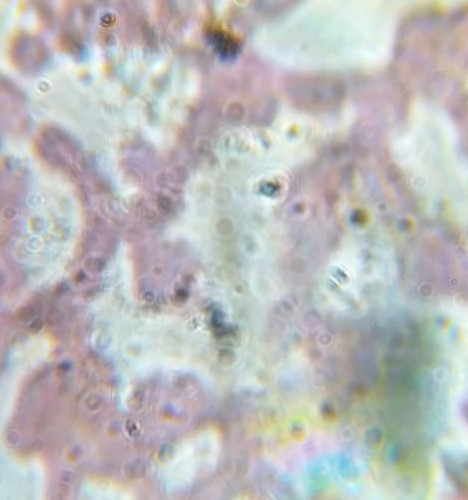
#> input picture 10.jpg, 468 x 500 px, found by its file name
$ python blur.py   (older library calls are emulated)
#> lines starting #> are read from the running program, lines starting #| are printed output that depends on the picture; long printed decimals are rounded
import cv2
import numpy as np
import time
start = time.time()
print("Processing")
img = cv2.imread("10.JPG", cv2.IMREAD_GRAYSCALE)
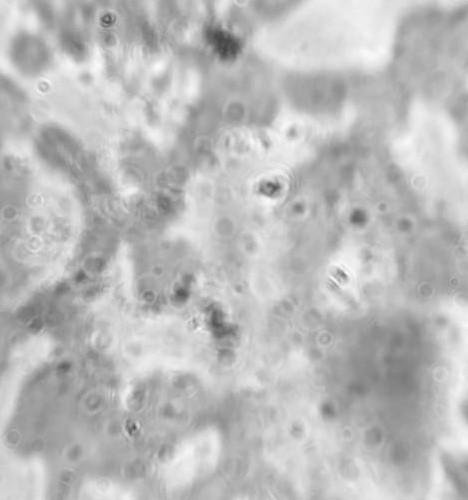
#> img: shape (500, 468); min 65, max 255, mean 186.7
laplacian_var = cv2.Laplacian(img, cv2.CV_64F).var()
#> laplacian_var = 16.06
#if laplacian_var < 5:
#    print("Image blurry")
print(laplacian_var)
#| 16.062
end = time.time()
print("Time take in seconds is :")
print(end - start)
#cv2.imshow("Img", img)
#cv2.waitKey(0)
#cv2.destroyAllWindows()

$ run again, with 0.jpg copied over 10.jpg
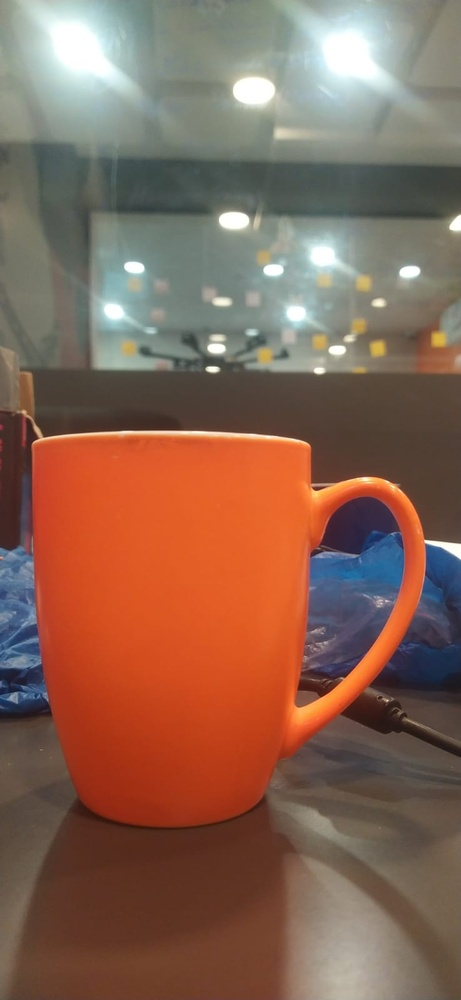
#> input picture 0.jpg, 461 x 1000 px, shrunk from 737 x 1600 before the run, found by its file name
#> `img = cv2.imread("10.JPG", cv2.IMREAD_GRAYSCALE)`:
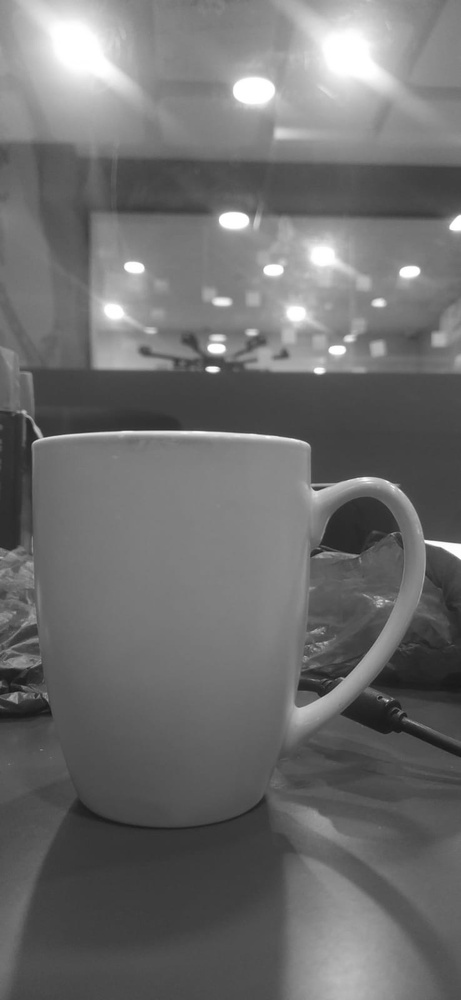
#> img: shape (1000, 461); min 23, max 255, mean 109.8
#> laplacian_var = 54.99
#| 54.986

$ run again, with 2.jpg copied over 10.jpg
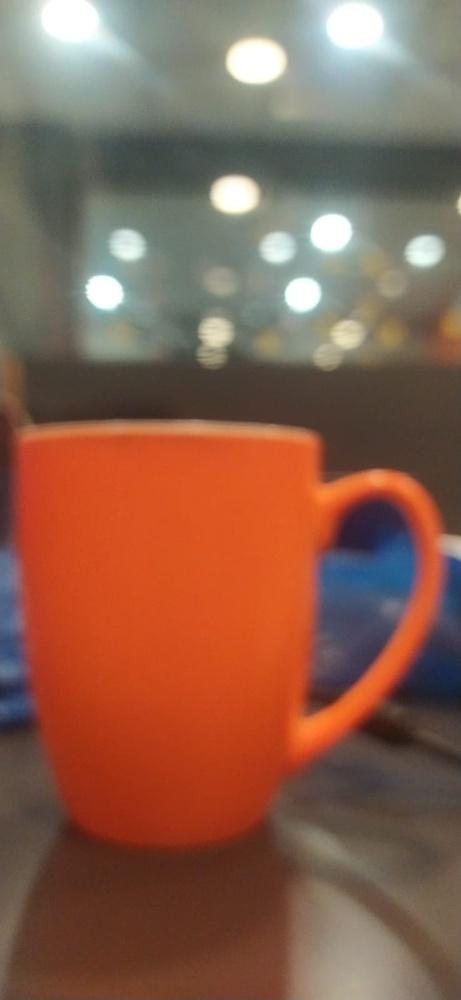
#> input picture 2.jpg, 461 x 1000 px, shrunk from 737 x 1600 before the run, found by its file name
#> `img = cv2.imread("10.JPG", cv2.IMREAD_GRAYSCALE)`:
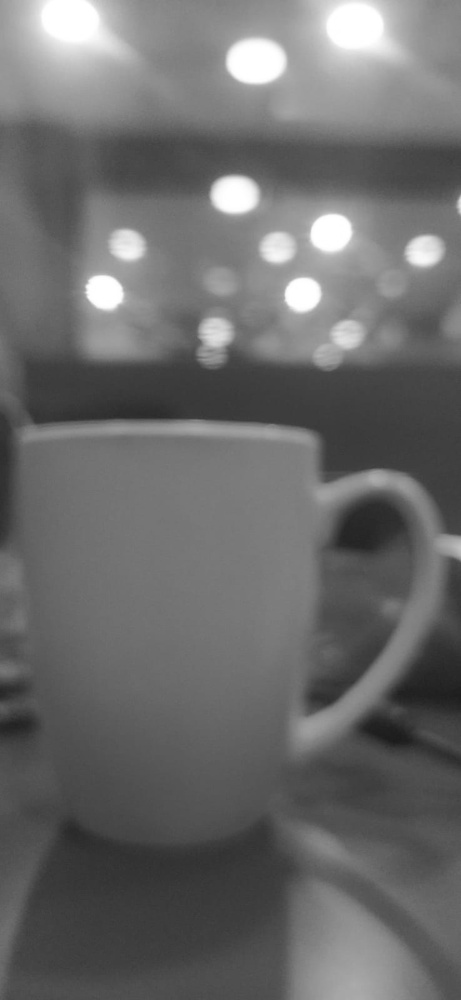
#> img: shape (1000, 461); min 27, max 255, mean 107.4
#> laplacian_var = 7.98
#| 7.978
